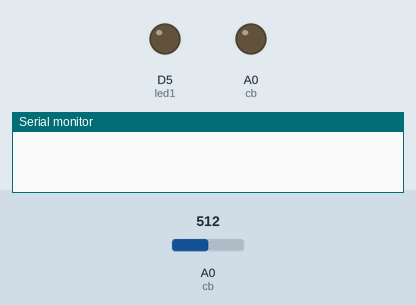
The sketch below on a simulated ESP8266 (Wemos D1 mini). Parts: output pins drawn as LEDs (lit = HIGH), the last lines printed to the serial monitor. The inputs (shaded band) are chosen by the test bench; at power-on: A0 (cb) = 512.

Above: at 0.1 s.
At 2.5 s:
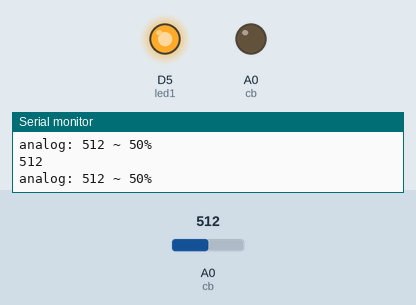
Timing chart, 0 to 4.0 s (numbered marks = the images above):
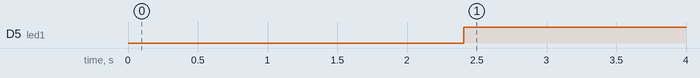

The sketch:

Automatic_watering.ino
```cpp
// Fill-in information from your Blynk Template here
#define BLYNK_TEMPLATE_ID "TMPLQksnicz4"
#define BLYNK_DEVICE_NAME "led2"

#define BLYNK_FIRMWARE_VERSION  "0.1.0"

#define BLYNK_PRINT Serial
//#define BLYNK_DEBUG

#define APP_DEBUG

// Uncomment your board, or configure a custom board in Settings.h
//#define USE_SPARKFUN_BLYNK_BOARD
#define USE_NODE_MCU_BOARD
//#define USE_WITTY_CLOUD_BOARD
//#define USE_WEMOS_D1_MINI

#include "BlynkEdgent.h"

#define led1 14 //D5


int relay =  D5; // Chân relay số 5
int cb = A0;   // Chân cảm biến ở chân Analog: A0
int doc_cb, TBcb, doAm, phanTramAo, phanTramThuc;


BLYNK_WRITE(V0){
    int value = param.asInt(); // đọc độ ẩm cần thiết từ app về mạch
    doAm = value;
}


BLYNK_WRITE(V2){
    int value = param.asInt(); // đọc bat tat từ app về mạch
    if (value == 1) value = 0;
    else value = 1;
    digitalWrite(relay, value);
    delay(5000);
}


void setup()
{
  Serial.begin(115200);
  delay(100);
  pinMode(led1, OUTPUT);
  pinMode(cb, OUTPUT);
  digitalWrite(relay, LOW);
  BlynkEdgent.begin();
}

void loop() {
  BlynkEdgent.run();
   for (int i = 0; i <= 9; i++) /*Chúng ta sẽ tạo một hàm for để đọc 10 lần giá trị cảm biến,
                                 sau đó lấy giá trị trung bình để được giá trị chính xác nhất.*/
    {
        doc_cb += analogRead(cb);
    }
    TBcb = doc_cb / 10; // Tính giá trị trung bình

    Serial.println(TBcb);
    phanTramAo = map(TBcb, 0, 1023, 0, 100); // Chuyển giá trị Analog thành giá trị %
    phanTramThuc = 100 - phanTramAo;         // Tính giá trị phần trăm thực, chuyển điện thế khô thành ẩm


    Serial.print("analog: ");
    Serial.print(TBcb);
    Serial.print(" ~ ");
    Serial.print(phanTramThuc);
    Serial.println("%");
    delay(500);
    doc_cb = 0;


    Blynk.virtualWrite(V1, phanTramThuc); // gửi phần trăm thực lên app
    if (phanTramThuc >= doAm) // Nếu phần trăm thực >= độ ẩm
    {
        digitalWrite(relay, 1); // Thì relay OFF, không bơm
    }
    else // Ngược lại, phần trăm thực < độ ẩm
    {
        digitalWrite(relay, 0); // Thì relay ON, Bơm chạy
        delay(5000);
    }
}
```

Measured:
- by itself, D5 (led1): LOW → HIGH at 2.4 s
